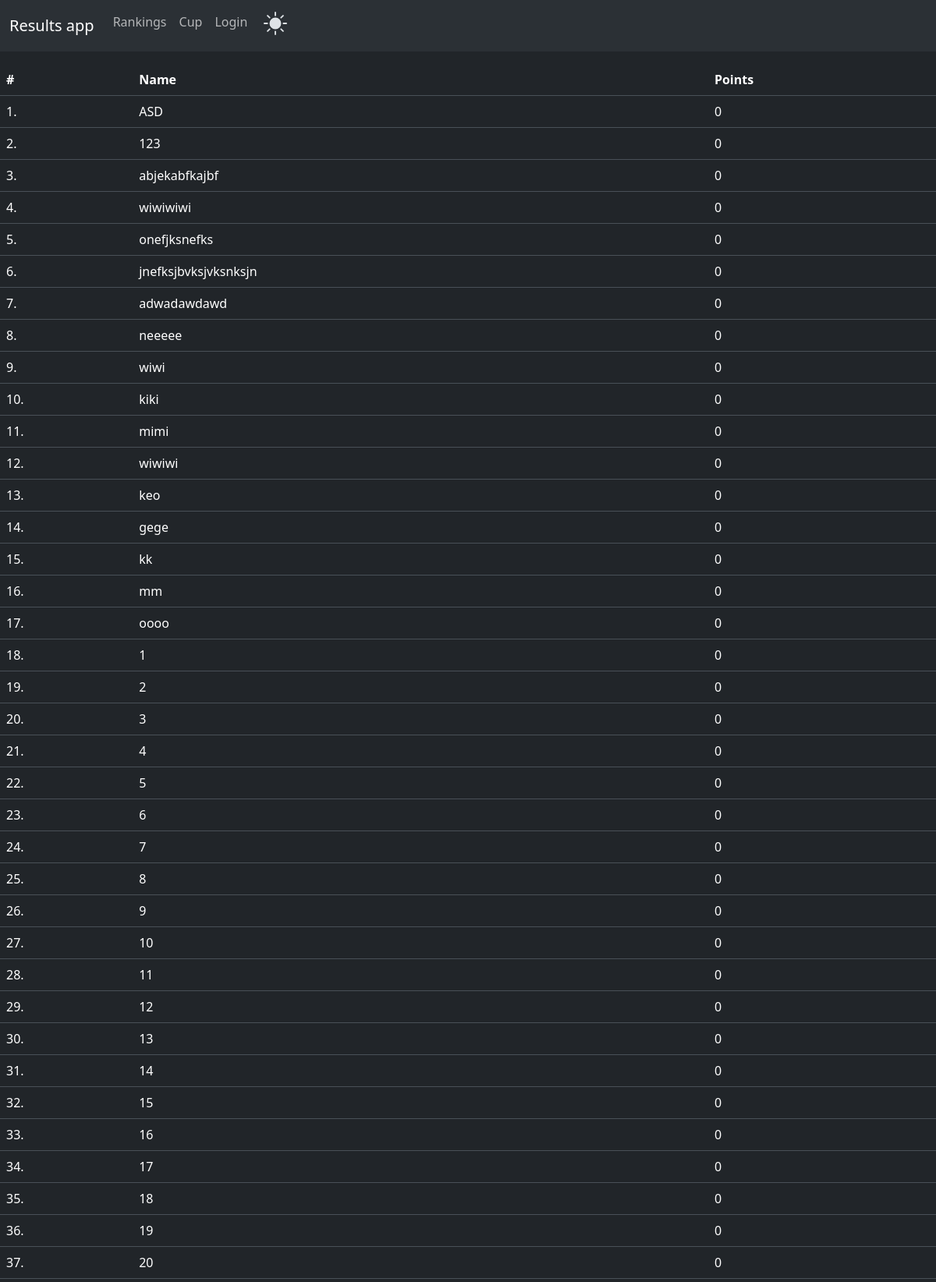
/season_cup (upper part), run on the app's committed database.
### models.py (models this page shows, shortened)
class Person(db.Model):
    __tablename__ = "Person"
    id = db.Column(db.Integer, primary_key=True)
    name = db.Column(db.String(100))
    points = db.Column(db.Integer)

### main.py (the view)
@main.route('/season_cup', methods=['GET'])
def season_cup():
    persons = Person.query.order_by(desc(Person.points)).all()
    return render_template("season_cup.html", persons=persons)

### templates/season_cup.html (shortened to what this page needs)
{% extends 'base.html' %}
{% block content %}
<table class="table">
    <thead>
        <tr>
            <th>#</th>
            <th>Name</th>
            <th>Points</th>
        </tr>
    </thead>
    <tbody>
        {% for person in persons %}
        <tr>
            <td>{{ loop.index }}.</td>
            <td>{{person.name}}</td>
            <td>{{person.points}} </td>
        </tr>
        {% endfor %}
    </tbody>
</table>
{% endblock %}

### templates/base.html (shortened to what this page needs)
<!DOCTYPE html>
<html data-bs-theme="dark" id="html-tag">
<head>
    <link rel="stylesheet" type="text/css" href="{{ url_for('static',filename='styles/spinner.css') }}">
    <link href="https://cdn.jsdelivr.net/npm/bootstrap@5.3.3/dist/css/bootstrap.min.css" rel="stylesheet"
>
</head>
<body class="d-flex flex-column min-vh-100">
    <nav class="navbar navbar-expand-lg bg-body-tertiary mb-3">
        <div class="container-fluid">
            <a class="navbar-brand" href="/" id="nav-brand">Results app</a>
            <div class="collapse navbar-collapse" id="navbarSupportedContent">
                <ul class="navbar-nav me-auto mb-2 mb-lg-0">
                    <li class="nav-item">
                        <a href="{{ url_for('main.rankings')}}" class="nav-link">
                            Rankings
                        </a>
                    </li>
                    <li class="nav-item">
                        <a href="{{ url_for('main.season_cup')}}" class="nav-link">
                            Cup
                        </a>
                    </li>
                    <li class="nav-item">
                        {% if not current_user.is_authenticated %}
                        <a href="{{ url_for('auth.login') }}" class="nav-link">
                            Login
                        </a>
                        {% endif %}
                    </li>
                    <div class="align-self-end">
                        <button onClick="changeMode()" class="btn" id="change-mode-btn">
                            <sun-icon></sun-icon>
                        </button>
                    </div>
                </ul>
            </div>
        </div>
    </nav>
    {% block content %}
    {% endblock %}
</body>
</html>

### data on the page
Person: name "ASD", points "0"
Person: name "123", points "0"
Person: name "abjekabfkajbf", points "0"
Person: name "wiwiwiwi", points "0"
Person: name "onefjksnefks", points "0"
Person: name "jnefksjbvksjvksnksjn", points "0"
Person: name "adwadawdawd", points "0"
Person: name "neeeee", points "0"
Person: name "wiwi", points "0"
Person: name "kiki", points "0"
Person: name "mimi", points "0"
Person: name "wiwiwi", points "0"
Person: name "keo", points "0"
Person: name "gege", points "0"
Person: name "kk", points "0"
Person: name "mm", points "0"
Person: name "oooo", points "0"
Person: name "1", points "0"
Person: name "2", points "0"
Person: name "3", points "0"
Person: name "4", points "0"
Person: name "5", points "0"
Person: name "6", points "0"
Person: name "7", points "0"
Person: name "8", points "0"
Person: name "9", points "0"
Person: name "10", points "0"
Person: name "11", points "0"
Person: name "12", points "0"
Person: name "13", points "0"
Person: name "14", points "0"
Person: name "15", points "0"
Person: name "16", points "0"
Person: name "17", points "0"
Person: name "18", points "0"
Person: name "19", points "0"
Person: name "20", points "0"
